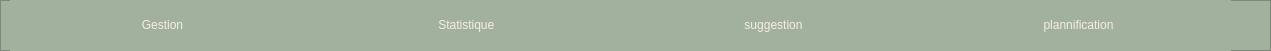
   <widget class="QFrame" name="frame_3">
    <property name="geometry">
     <rect>
      <x>220</x>
      <y>50</y>
      <width>1271</width>
      <height>51</height>
     </rect>
    </property>
    <property name="styleSheet">
     <string notr="true">background-color: rgb(161, 177, 158);</string>
    </property>
    <property name="frameShape">
     <enum>QFrame::Shape::StyledPanel</enum>
    </property>
    <property name="frameShadow">
     <enum>QFrame::Shadow::Raised</enum>
    </property>
    <widget class="QWidget" name="horizontalLayoutWidget_2">
     <property name="geometry">
      <rect>
       <x>10</x>
       <y>0</y>
       <width>1221</width>
       <height>51</height>
      </rect>
     </property>
     <layout class="QHBoxLayout" name="horizontalLayout_2">
      <property name="spacing">
       <number>0</number>
      </property>
      <item>
       <widget class="QPushButton" name="Recherche">
        <property name="styleSheet">
         <string notr="true">QPushButton {
    color: rgb(248, 237, 227);
    background-color: transparent;
    border: none;
    font: bold 12pt &quot;Segoe UI&quot;;
}

QPushButton:hover {
    background-color: rgba(255, 255, 255, 30);
}</string>
        </property>
        <property name="text">
         <string>Gestion</string>
        </property>
       </widget>
      </item>
      <item>
       <widget class="QPushButton" name="stats">
        <property name="styleSheet">
         <string notr="true">QPushButton {
    color: rgb(248, 237, 227);
    background-color: transparent;
    border: none;
    font: bold 12pt &quot;Segoe UI&quot;;
}

QPushButton:hover {
    background-color: rgba(255, 255, 255, 30);
}</string>
        </property>
        <property name="text">
         <string>Statistique </string>
        </property>
       </widget>
      </item>
      <item>
       <widget class="QPushButton" name="sugg_2">
        <property name="styleSheet">
         <string notr="true">QPushButton {
    color: rgb(248, 237, 227);
    background-color: transparent;
    border: none;
    font: bold 12pt &quot;Segoe UI&quot;;
}

QPushButton:hover {
    background-color: rgba(255, 255, 255, 30);
}</string>
        </property>
        <property name="text">
         <string>suggestion</string>
        </property>
       </widget>
      </item>
      <item>
       <widget class="QPushButton" name="plan">
        <property name="styleSheet">
         <string notr="true">QPushButton {
    color: rgb(248, 237, 227);
    background-color: transparent;
    border: none;
    font: bold 12pt &quot;Segoe UI&quot;;
}

QPushButton:hover {
    background-color: rgba(255, 255, 255, 30);
}</string>
        </property>
        <property name="text">
         <string>plannification</string>
        </property>
       </widget>
      </item>
     </layout>
    </widget>
   </widget>
